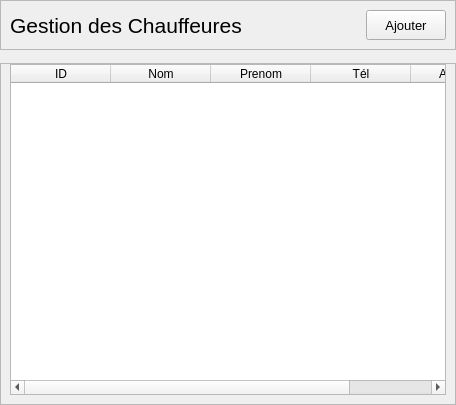
<?xml version="1.0" encoding="UTF-8"?>
<ui version="4.0">
 <class>Form</class>
 <widget class="QWidget" name="Form">
  <property name="geometry">
   <rect>
    <x>0</x>
    <y>0</y>
    <width>456</width>
    <height>405</height>
   </rect>
  </property>
  <property name="windowTitle">
   <string>Form</string>
  </property>
  <layout class="QGridLayout" name="gridLayout_2">
   <property name="leftMargin">
    <number>0</number>
   </property>
   <property name="topMargin">
    <number>0</number>
   </property>
   <property name="rightMargin">
    <number>0</number>
   </property>
   <property name="bottomMargin">
    <number>0</number>
   </property>
   <item row="0" column="0">
    <widget class="QFrame" name="frame">
     <property name="styleSheet">
      <string notr="true">
QPushButton{
	background-color:#fff;
	border:1px solid rgba(0,0,0,0.4);
	outline:none;
	border-radius:3px;
};
</string>
     </property>
     <property name="frameShape">
      <enum>QFrame::StyledPanel</enum>
     </property>
     <property name="frameShadow">
      <enum>QFrame::Raised</enum>
     </property>
     <layout class="QHBoxLayout" name="horizontalLayout">
      <item>
       <widget class="QLabel" name="label">
        <property name="font">
         <font>
          <pointsize>16</pointsize>
         </font>
        </property>
        <property name="text">
         <string>Gestion des Chauffeures</string>
        </property>
       </widget>
      </item>
      <item>
       <spacer name="horizontalSpacer">
        <property name="orientation">
         <enum>Qt::Horizontal</enum>
        </property>
        <property name="sizeHint" stdset="0">
         <size>
          <width>478</width>
          <height>20</height>
         </size>
        </property>
       </spacer>
      </item>
      <item>
       <widget class="QPushButton" name="ajouter_pushButton">
        <property name="minimumSize">
         <size>
          <width>80</width>
          <height>30</height>
         </size>
        </property>
        <property name="font">
         <font>
          <pointsize>10</pointsize>
          <weight>50</weight>
          <bold>false</bold>
         </font>
        </property>
        <property name="text">
         <string>Ajouter</string>
        </property>
       </widget>
      </item>
     </layout>
    </widget>
   </item>
   <item row="1" column="0">
    <spacer name="verticalSpacer">
     <property name="orientation">
      <enum>Qt::Vertical</enum>
     </property>
     <property name="sizeType">
      <enum>QSizePolicy::Fixed</enum>
     </property>
     <property name="sizeHint" stdset="0">
      <size>
       <width>389</width>
       <height>7</height>
      </size>
     </property>
    </spacer>
   </item>
   <item row="2" column="0">
    <widget class="QFrame" name="frame_2">
     <property name="frameShape">
      <enum>QFrame::StyledPanel</enum>
     </property>
     <property name="frameShadow">
      <enum>QFrame::Raised</enum>
     </property>
     <layout class="QGridLayout" name="gridLayout">
      <property name="topMargin">
       <number>0</number>
      </property>
      <item row="0" column="0">
       <widget class="QTableWidget" name="tableWidget">
        <property name="editTriggers">
         <set>QAbstractItemView::NoEditTriggers</set>
        </property>
        <attribute name="horizontalHeaderStretchLastSection">
         <bool>true</bool>
        </attribute>
        <attribute name="verticalHeaderMinimumSectionSize">
         <number>40</number>
        </attribute>
        <column>
         <property name="text">
          <string>ID</string>
         </property>
        </column>
        <column>
         <property name="text">
          <string>Nom</string>
         </property>
        </column>
        <column>
         <property name="text">
          <string>Prenom</string>
         </property>
        </column>
        <column>
         <property name="text">
          <string>Tél</string>
         </property>
        </column>
        <column>
         <property name="text">
          <string>Address</string>
         </property>
        </column>
       </widget>
      </item>
     </layout>
    </widget>
   </item>
  </layout>
 </widget>
 <resources/>
 <connections/>
</ui>
